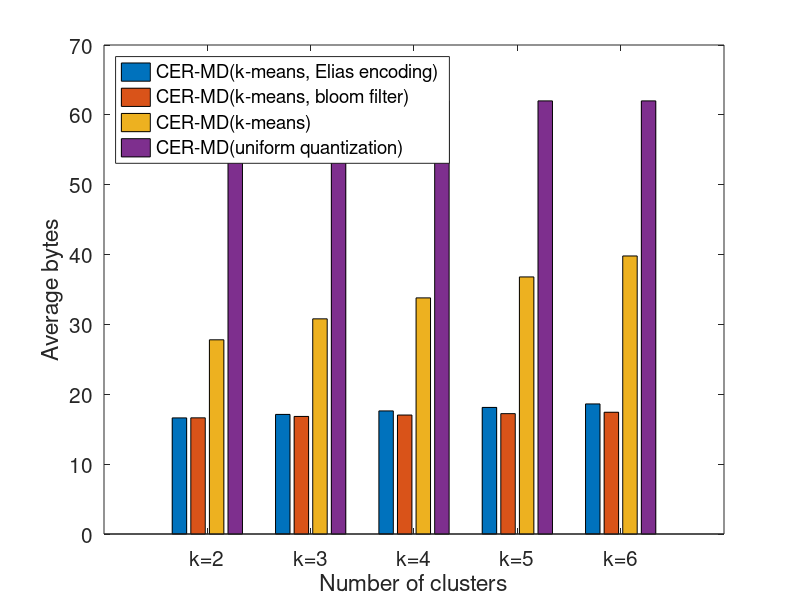

The MATLAB script that drew this image:
clear;

dataset = 'cadata';

type = 'ave_bytes';

test_clustering = 'yes';

if strcmp(test_clustering, 'yes')
    
    
if strcmp('cadata', dataset)
cer_md_uniquant=62*ones(1,5);
cer_md_edias=cer_md_uniquant*0.26 + (1:5)*0.5;
cer_md_bf= cer_md_uniquant*0.265 + (1:5)*0.2;
cer_md_kmeans = cer_md_uniquant*0.4 + (1:5)*3;%# of neighboour = 8

data = [cer_md_edias; cer_md_bf; cer_md_kmeans; cer_md_uniquant];

bar(1:5, data');

%set(gca, 'xticklabel', {'k=4','k=6',...
    %    'k=8', 'k=4'});
xlabel('Number of clusters','FontSize', 15);
ylabel('Average bytes','FontSize', 15);
set(gca,'FontSize',15);
set(gca, 'xticklabel', {'k=2','k=3',...
        'k=4', 'k=5', 'k=6'});

legend('CER-MD(k-means, Elias encoding)', 'CER-MD(k-means, bloom filter)',...
    'CER-MD(k-means)',...
    'CER-MD(uniform quantization)','Location','northwest');
end


if strcmp(dataset,'year')


cer_md_uniquant=193*ones(1,5);
cer_md_edias=cer_md_uniquant*0.26 + (1:5)*0.5;
cer_md_bf= cer_md_uniquant*0.265 + (1:5)*0.2;
cer_md_kmeans = cer_md_uniquant*0.4 + (1:5)*3;%# of neighboour = 8

n_epoch = 1:5;

data = [cer_md_edias; cer_md_bf; cer_md_kmeans; cer_md_uniquant];

bar(1:5, data');

%set(gca, 'xticklabel', {'k=4','k=6',...
    %    'k=8', 'k=4'});
xlabel('Number of clusters','FontSize', 15);
ylabel('Average bytes','FontSize', 15);
set(gca,'FontSize',15);
set(gca, 'xticklabel', {'k=8','k=10',...
        'k=12', 'k=14', 'k=16'});

legend('CER-MD(k-means, Elias encoding)', 'CER-MD(k-means, bloom filter)',...
    'CER-MD(k-means)',...
    'CER-MD(uniform quantization)','Location','southeast');
end
    




if strcmp(dataset,'cpusmall')
 
cer_md_uniquant=1.5*200*ones(1,5);
cer_md_edias=cer_md_uniquant*0.26 + (1:5)*6;
cer_md_bf= cer_md_uniquant*0.265 + (1:5)*3;
cer_md_kmeans = cer_md_uniquant*0.4 + (1:5)*10;%# of neighboour = 8


data = [cer_md_edias; cer_md_bf; cer_md_kmeans; cer_md_uniquant];

bar(1:5, data');

%set(gca, 'xticklabel', {'k=4','k=6',...
    %    'k=8', 'k=4'});
xlabel('Number of clusters','FontSize', 15);
ylabel('Average bytes','FontSize', 15);
set(gca,'FontSize',15);
set(gca, 'xticklabel', {'k=1','k=2',...
        'k=3', 'k=4', 'k=5'});

legend('CER-MD(k-means, Elias encoding)', 'CER-MD(k-means, bloom filter)',...
    'CER-MD(k-means)',...
    'CER-MD(uniform quantization)','Location','southeast');
 
end  
    
    
    
    
    

else

if strcmp(type, 'ave_bytes')
    
if strcmp('cadata', dataset)
cer_md=37*ones(1,10);
sparse_md=62*0.6*ones(1,10) + 2*rand(1,10);
unique_md = 62*ones(1,10);%# of neighboour = 8
qsgd_md=cer_md*1.2;

n_epoch = 1:1:10;

plot(n_epoch,cer_md,'-ob','MarkerSize',10);
hold on;
plot(n_epoch,sparse_md,'-+r','MarkerSize',10);
hold on;
plot(n_epoch,unique_md,'-dg','MarkerSize',10);
hold on;
plot(n_epoch,qsgd_md,'-*c','MarkerSize',10);
hold on;
pax = gca;
pax.FontSize = 15;
axis([1 10 30 70]);

xlabel('Number of epoch');
ylabel('Average bytes');
legend('CER-MD', 'SPARSE-MD', 'UNIQUANT-MD',...
    'QSGD-MD','Location','east');
end


if strcmp(dataset,'year')

cer_md=128*ones(1,10);
sparse_md=142*ones(1,10) + 5*rand(1,10);
unique_md = 193*ones(1,10);
qsgd_md=cer_md*1.2;

n_epoch = 1:1:10;

plot(n_epoch,cer_md,'-ob','MarkerSize',10);
hold on;
plot(n_epoch,sparse_md,'-+r','MarkerSize',10);
hold on;
plot(n_epoch,unique_md,'-dg','MarkerSize',10);
hold on;
plot(n_epoch,qsgd_md,'-*c','MarkerSize',10);
hold on;
pax = gca;
pax.FontSize = 15;
axis([1 10 100 200]);

xlabel('Number of epoch');
ylabel('Average bytes');
legend('CER-MD', 'SPARSE-MD', 'UNIQUANT-MD',...
    'QSGD-MD','Location','northeast'); 
    

end



if strcmp(dataset,'cpusmall')
     
cer_md=1.5*130*ones(1,8);
sparse_md=1.5*142*ones(1,8) + 5*rand(1,8);
unique_md = 1.5*200*ones(1,8);%# of neighboour = 8
qsgd_md=cer_md*1.25;

n_epoch = 1:1:8;

plot(n_epoch,cer_md,'-ob','MarkerSize',10);
hold on;
plot(n_epoch,sparse_md,'-+r','MarkerSize',10);
hold on;
plot(n_epoch,unique_md,'-dg','MarkerSize',10);
hold on;
plot(n_epoch,qsgd_md,'-*c','MarkerSize',10);
hold on;
pax = gca;
pax.FontSize = 15;
axis([1 8 180 320]);

xlabel('Number of epoch');
ylabel('Average bytes');
legend('CER-MD', 'SPARSE-MD', 'UNIQUANT-MD',...
    'QSGD-MD','Location','northeast'); 
    

end  




else

if strcmp('cadata', dataset)
cer_md=[0.54 0.498 0.456 0.423 0.4 0.385 0.368 0.354 0.345 0.342];
sparse_md=[ 0.55 0.52 0.485 0.45 0.42 0.395 0.38 0.37 0.365 0.36];
unique_md = [0.55 0.51 0.48 0.45 0.42 0.39 0.375 0.36 0.35 0.345];%# of neighboour = 8
qsgd_md=[0.55 0.5 0.47 0.44 0.42 0.4 0.385 0.37 0.36 0.352 ];

n_epoch = 1:1:10;

plot(n_epoch,cer_md,'-ob','MarkerSize',10);
hold on;
plot(n_epoch,sparse_md,'-+r','MarkerSize',10);
hold on;
plot(n_epoch,unique_md,'-dg','MarkerSize',10);
hold on;
plot(n_epoch,qsgd_md,'-*c','MarkerSize',10);
hold on;
pax = gca;
pax.FontSize = 15;
axis([1 10 0.34 0.57]);

xlabel('Number of epoch');
ylabel('Empirical loss');
legend('CER-MD', 'SPARSE-MD', 'UNIQUANT-MD',...
    'QSGD-MD','Location','northeast');
end


if strcmp(dataset,'year')

cer_md=[0.62 0.54 0.47 0.41 0.37 0.34 0.32 0.31 0.305 0.302];
sparse_md=[ 0.63 0.55 0.48 0.42 0.37 0.34 0.33 0.325 0.312 0.305];
unique_md = [0.65 0.58 0.5 0.45 0.39 0.35 0.335 0.325 0.318 0.31];%# of neighboour = 8
qsgd_md=[0.61 0.541 0.48 0.43 0.39 0.36 0.34 0.33 0.322 0.315 ];

n_epoch = 1:1:10;

plot(n_epoch,cer_md,'-ob','MarkerSize',10);
hold on;
plot(n_epoch,sparse_md,'-+r','MarkerSize',10);
hold on;
plot(n_epoch,unique_md,'-dg','MarkerSize',10);
hold on;
plot(n_epoch,qsgd_md,'-*c','MarkerSize',10);
hold on;
pax = gca;
pax.FontSize = 15;
axis([1 10 0.3 0.65]);

xlabel('Number of epoch');
ylabel('Empirical loss');
legend('CER-MD', 'SPARSE-MD', 'UNIQUANT-MD',...
    'QSGD-MD','Location','northeast'); 
    

end








if strcmp(dataset,'cpusmall')
 
 
    
cer_md=[0.45 0.42 0.40 0.39 0.385 0.382 0.38 0.378];
sparse_md=[0.44 0.422 0.403 0.393 0.388 0.383 0.381 0.379];
unique_md = [0.48 0.455 0.438 0.415 0.405 0.392 0.386 0.382];%# of neighboour = 8
qsgd_md=[0.452 0.418 0.401 0.392 0.383 0.381 0.38 0.376];

n_epoch = 1:1:8;

plot(n_epoch,cer_md,'-ob','MarkerSize',10);
hold on;
plot(n_epoch,sparse_md,'-+r','MarkerSize',10);
hold on;
plot(n_epoch,unique_md,'-dg','MarkerSize',10);
hold on;
plot(n_epoch,qsgd_md,'-*c','MarkerSize',10);
hold on;
pax = gca;
pax.FontSize = 15;
axis([1 8 0.35 0.5]);

xlabel('Number of epoch');
ylabel('Empirical loss');
legend('CER-MD', 'SPARSE-MD', 'UNIQUANT-MD',...
    'QSGD-MD','Location','northeast'); 
    

end  
    
end    
    
    
    
end
    












